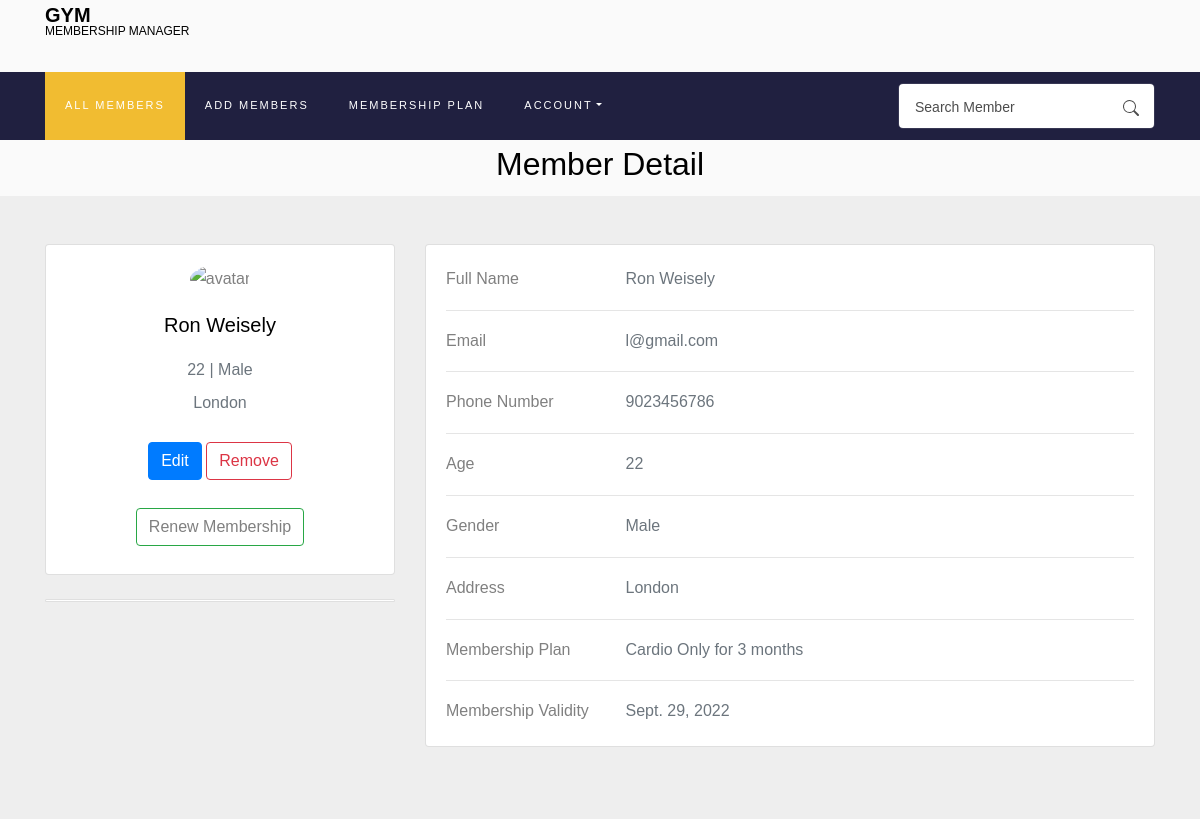
Page /member/13 (signed in) on the committed database.
### Membership/models.py (models this page shows, shortened)
class Members(models.Model):
    gym_owner = models.ForeignKey(
        User, on_delete=models.CASCADE, related_name='gym_owner', default=None)
    first_name = models.CharField(max_length=100, blank=False)
    last_name = models.CharField(max_length=100, blank=False)
    email = models.EmailField(max_length=100, blank=False)
    age = models.IntegerField(blank=False)
    gender = models.CharField(max_length=10, blank=False)
    phone_number = models.CharField(max_length=20, blank=False)
    address = models.CharField(max_length=100, blank=False)
    membership = models.ForeignKey(
        Membership, on_delete=models.CASCADE, related_name='membership')
    validity = models.DateField()
    def is_valid(self):
        return date.today() < self.validity

class Membership(models.Model):
    user = models.ForeignKey(
        User, on_delete=models.CASCADE, related_name='owner')
    membership_type = models.CharField(max_length=100, blank=False)
    membership_price = models.IntegerField(blank=False)
    membership_duration = models.CharField(max_length=20, blank=False)
    def __str__(self):
        if self.membership_duration == "1" :
            return f"{self.membership_type} for {self.membership_duration} month"
        else:
            return f"{self.membership_type} for {self.membership_duration} months"

### Membership/views.py (the view)
# urls.py: path("member/<int:id>", views.member_detail, name='member-detail'),
def member_detail(request, id):
    template = "Membership/member-detail.html"
    member = Members.objects.get(pk=id)
    return render(request, template, {
        'member': member
    })

### Membership/forms.py
class SearchForm(forms.Form):
    search = forms.CharField(label='',max_length=100,widget=forms.TextInput(attrs={
        'class':'form-control pl-3',
        'placeholder': 'Search Member',
    }))

### Membership/utils.py (called while the page is built)
def inject_form(request):
    return {'searchform': SearchForm()}

### Membership/templates/Membership/member-detail.html (shortened to what this page needs)
{% extends "Membership/layout.html" %}
{% load static %}
{% block body %}
<h2 style="text-align: center;" id="head">Member Detail</h2>
{% if user.is_authenticated %}
<section style="background-color: #eee;">
    <div class="container py-5">
      <div class="row" id="container-body">
        <div class="col-lg-4" id="card-profile" >
          <div class="card mb-4">
            <div class="card-body text-center">
              <img src="https://mdbcdn.b-cdn.net/img/Photos/new-templates/bootstrap-chat/ava3.webp" alt="avatar"
                class="rounded-circle img-fluid" style="width: 150px;">
              <h5 class="my-3">{{member.first_name}} {{member.last_name}}</h5>
              <p class="text-muted mb-1">{{member.age}} | {{member.gender}}</p>
              <p class="text-muted mb-4">{{member.address}}</p>
              <div class="justify-content-center mb-2">
                <button type="button" class="btn btn-primary" id="edit-member" data-id="{{member.id}}">Edit</button>
                <a type="button" class="btn btn-outline-danger ms-1" href="{% url 'remove' member.id %}" >Remove</a>
                {% if member.is_valid == False %}
               <br><br> <a type="button" class="btn btn-outline-success" data-id="{{member.id}}" id="renew">Renew Membership</a>
                {%endif%}
              </div>
            </div>
          </div>
          <div class="card mb-4 mb-lg-0">
            <div class="card-body p-0">
            </div>
          </div>
        </div>
        <div class="col-lg-8">
          <div class="card mb-4">
            <div class="card-body">
                <div id="member-details" >
              <div class="row">
                <div class="col-sm-3">
                  <p class="mb-0">Full Name</p>
                </div>
                <div class="col-sm-9">
                  <p class="text-muted mb-0">{{member.first_name}} {{member.last_name}}</p>
                </div>
              </div>
              <hr>
              <div class="row">
                <div class="col-sm-3">
                  <p class="mb-0">Email</p>
                </div>
                <div class="col-sm-9">
                  <p class="text-muted mb-0" id="member-email">{{member.email}}</p>
                </div>
              </div>
              <hr>
              <div class="row">
                <div class="col-sm-3">
                  <p class="mb-0">Phone Number</p>
                </div>
                <div class="col-sm-9">
                  <p class="text-muted mb-0" id="member-phone">{{member.phone_number}}</p>
                </div>
              </div>
              <hr>
              <div class="row">
                <div class="col-sm-3">
                  <p class="mb-0">Age</p>
                </div>
                <div class="col-sm-9">
                  <p class="text-muted mb-0" id="member-age">{{member.age}}</p>
                </div>
              </div>
              <hr>
              <div class="row">
                <div class="col-sm-3">
                  <p class="mb-0">Gender</p>
                </div>
                <div class="col-sm-9">
                  <p class="text-muted mb-0">{{member.gender}}</p>
                </div>
              </div>
              <hr>
              <div class="row">
                <div class="col-sm-3">
                  <p class="mb-0">Address</p>
                </div>
                <div class="col-sm-9">
                  <p class="text-muted mb-0" id="member-address">{{member.address}}</p>
                </div>
              </div>
              <hr>
              <div class="row">
                <div class="col-sm-3">
                  <p class="mb-0">Membership Plan</p>
                </div>
                <div class="col-sm-9">
                  <p class="text-muted mb-0" id="member-plan">{{member.membership}}</p>
                </div>
              </div>
              <hr>
              <div class="row">
                <div class="col-sm-3">
                  <p class="mb-0">Membership Validity</p>
                </div>
                <div class="col-sm-9">
                  <p class="text-muted mb-0">{{member.validity}}</p>
                </div>
              </div>
              </div>
            </div>
          </div>
        </div>
      </div>
    </div>
  </section>
{% endif %}
{% endblock %}

### Membership/static/Membership/A.style.css.pagespeed.cf.4cGS_Kvzku.css (style rules this page uses)
:root { --blue: #007bff; --indigo: #6610f2; --purple: #6f42c1; --pink: #e83e8c; --red: #dc3545; --orange: #fd7e14; --yellow: #ffc107; --green: #28a745; --teal: #20c997; --cyan: #17a2b8; --white: #fff; --gray: #6c757d; --gray-dark: #343a40; --primary: #007bff; --secondary: #6c757d; --success: #28a745; --info: #17a2b8; --warning: #ffc107; --danger: #dc3545; --light: #f8f9fa; --dark: #343a40; --breakpoint-xs: 0; --breakpoint-sm: 576px; --breakpoint-md: 768px; --breakpoint-lg: 992px; --breakpoint-xl: 1200px; --font-family-sans-serif: -apple-system, BlinkMacSystemFont, "Segoe UI", Roboto, "Helvetica Neue", Arial, "Noto Sans", sans-serif, "Apple Color Emoji", "Segoe UI Emoji", "Segoe UI Symbol", "Noto Color Emoji"; --font-family-monospace: SFMono-Regular, Menlo, Monaco, Consolas, "Liberation Mono", "Courier New", monospace; }
html { font-family: sans-serif; line-height: 1.15; -webkit-text-size-adjust: 100%; -webkit-tap-highlight-color: transparent; }
body { margin: 0; font-family: -apple-system, BlinkMacSystemFont, "Segoe UI", Roboto, "Helvetica Neue", Arial, "Noto Sans", sans-serif, "Apple Color Emoji", "Segoe UI Emoji", "Segoe UI Symbol", "Noto Color Emoji"; font-size: 1rem; font-weight: 400; line-height: 1.5; color: #212529; text-align: left; background-color: #fff; }
h1, h2, h3, h4, h5, h6 { margin-top: 0; margin-bottom: 0.5rem; }
a { color: #007bff; text-decoration: none; background-color: transparent; }
a:not([href]):not([tabindex]) { color: inherit; text-decoration: none; }
button { border-radius: 0; }
button { margin: 0; font-family: inherit; font-size: inherit; line-height: inherit; }
button { overflow: visible; }
button { text-transform: none; }
.h1, .h2, .h3, .h4, .h5, .h6, h1, h2, h3, h4, h5, h6 { margin-bottom: 0.5rem; font-weight: 500; line-height: 1.2; }
.h2, h2 { font-size: 2rem; }
.h5, h5 { font-size: 1.25rem; }
.container { width: 100%; padding-right: 15px; padding-left: 15px; margin-right: auto; margin-left: auto; }
@media (min-width: 576px) { .container { max-width: 540px; } }
@media (min-width: 768px) { .container { max-width: 720px; } }
@media (min-width: 992px) { .container { max-width: 960px; } }
@media (min-width: 1200px) { .container { max-width: 1140px; } }
.row { display: -webkit-box; display: -ms-flexbox; display: flex; -ms-flex-wrap: wrap; flex-wrap: wrap; margin-right: -15px; margin-left: -15px; }
.col, .col-1, .col-10, .col-11, .col-12, .col-2, .col-3, .col-4, .col-5, .col-6, .col-7, .col-8, .col-9, .col-auto, .col-lg, .col-lg-1, .col-lg-10, .col-lg-11, .col-lg-12, .col-lg-2, .col-lg-3, .col-lg-4, .col-lg-5, .col-lg-6, .col-lg-7, .col-lg-8, .col-lg-9, .col-lg-auto { position: relative; width: 100%; padding-right: 15px; padding-left: 15px; }
@media (min-width: 992px) { .col-lg-4 { -webkit-box-flex: 0; -ms-flex: 0 0 33.33333%; flex: 0 0 33.33333%; max-width: 33.33333%; } }
@media (min-width: 992px) { .col-lg-8 { -webkit-box-flex: 0; -ms-flex: 0 0 66.66667%; flex: 0 0 66.66667%; max-width: 66.66667%; } }
.form-control { display: block; width: 100%; height: calc(1.5em + 0.75rem + 2px); padding: 0.375rem 0.75rem; font-size: 1rem; font-weight: 400; line-height: 1.5; color: #495057; background-color: #fff; background-clip: padding-box; border: 1px solid #ced4da; border-radius: 0.25rem; -webkit-transition: border-color 0.15s ease-in-out, -webkit-box-shadow 0.15s ease-in-out; transition: border-color 0.15s ease-in-out, -webkit-box-shadow 0.15s ease-in-out; -o-transition: border-color 0.15s ease-in-out, box-shadow 0.15s ease-in-out; transition: border-color 0.15s ease-in-out, box-shadow 0.15s ease-in-out, -webkit-box-shadow 0.15s ease-in-out; }
.form-control::placeholder { color: #6c757d; opacity: 1; }
body { font-family: Poppins, Arial, sans-serif; font-size: 16px; line-height: 1.8; font-weight: 400; background: #fafafa; color: gray; }
a { -webkit-transition: 0.3s all ease; -o-transition: 0.3s all ease; transition: 0.3s all ease; color: #f1bc31; }
.h1, .h2, .h3, .h4, .h5, h1, h2, h3, h4, h5 { line-height: 1.5; font-weight: 400; font-family: Poppins, Arial, sans-serif; color: #000; }
.searchform .form-control { width: calc(100% - 46px); border: none; background: #fff !important; color: rgba(0, 0, 0, 0.7) !important; font-size: 14px; }
.form-control { height: 46px !important; background: #fff !important; color: #000 !important; font-size: 14px; border-radius: 0; -webkit-box-shadow: none !important; box-shadow: none !important; border: 1px solid rgba(0, 0, 0, 0.1); }

### rows in the picture
Members: first_name "Ron", last_name "Weisely", age "22", gender "Male", address "London", email "l@gmail.com", phone_number "9023456786", membership "Cardio Only for 3 months", validity "Sept. 29, 2022"
